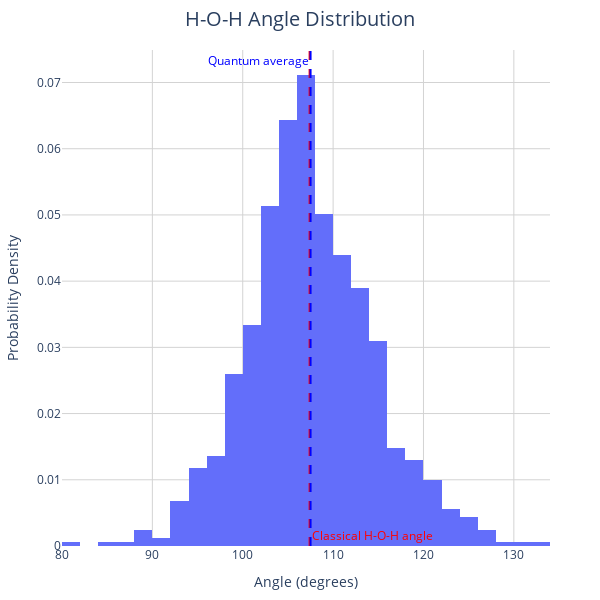

Notebook code cell kept with this figure:
### Markdown cell above
## 4. H-O-H Angle Analysis

The H-O-H angle in water molecules exhibits fluctuations due to both thermal and quantum effects. Understanding these fluctuations is crucial as they influence water's properties, particularly hydrogen bonding.

### Classical vs Quantum Angle Distribution:

1. **Classical Fluctuations**:
   - Thermal vibrations around equilibrium angle (107.4° for q-TIP4P/f)
   - Bending mode energy = $\frac{1}{2}k_θ(θ - θ_0)^2$
   - Symmetric distribution at thermal equilibrium

2. **Additional Quantum Effects**:
   - Zero-point angular motion
   - Coupling between bending and stretching modes
   - All P beads contribute to the distribution

### Angle Calculation Method:
For each frame ($t$) and bead ($i$), we calculate:

1. **O-H Vectors**:
   $\mathbf{v}_1^{(i,t)} = \mathbf{r}_{H1}^{(i,t)} - \mathbf{r}_O^{(i,t)}$
   $\mathbf{v}_2^{(i,t)} = \mathbf{r}_{H2}^{(i,t)} - \mathbf{r}_O^{(i,t)}$

2. **Angle via Dot Product**:
   $\theta^{(i,t)} = \arccos\left(\frac{\mathbf{v}_1^{(i,t)} \cdot \mathbf{v}_2^{(i,t)}}{|\mathbf{v}_1^{(i,t)}||\mathbf{v}_2^{(i,t)}|}\right)$

The distribution combines angles from:
- All frames in trajectory
- All beads in the ring polymer
- Total samples = (number of frames) × (number of beads)

The following cell analyzes the H-O-H angle distribution and compares it with the classical equilibrium value.

### Code cell
def calculate_angle(positions):
    """Calculate H-O-H angle using dot product method"""
    # Get O-H vectors
    v1 = positions[:, 1] - positions[:, 0]  # O to H1
    v2 = positions[:, 2] - positions[:, 0]  # O to H2
    
    # Normalize vectors
    v1_norm = v1 / np.linalg.norm(v1, axis=1)[:, np.newaxis]
    v2_norm = v2 / np.linalg.norm(v2, axis=1)[:, np.newaxis]
    
    # Calculate angle (degrees)
    cos_angle = np.sum(v1_norm * v2_norm, axis=1)
    angles = np.arccos(np.clip(cos_angle, -1.0, 1.0)) * 180/np.pi
    return angles

# Calculate angles for all beads and frames
all_angles = []
for traj in trajectories:
    angles = calculate_angle(traj)
    all_angles.extend(angles)

# Create angle distribution plot
fig = go.Figure()

# Add histogram
fig.add_trace(
    go.Histogram(
        x=all_angles,
        nbinsx=50,
        histnorm='probability density',
        hovertemplate='Angle: %{x:.2f}°<br>Density: %{y:.3f}<extra></extra>'
    )
)

# Add reference angles
classical_angle = 107.4
mean_angle = np.mean(all_angles)

# Classical reference
fig.add_vline(
    x=classical_angle,
    line_dash="dash",
    line_color="red",
    annotation_text="Classical H-O-H angle",
    annotation_position="bottom right",
    annotation=dict(font=dict(color="red"))
)

# Quantum average
fig.add_vline(
    x=mean_angle,
    line_dash="dash",
    line_color="blue",
    annotation_text="Quantum average",
    annotation_position="top left",
    annotation=dict(font=dict(color="blue"))
)

# Configure plot
fig.update_layout(
    plotly_layout,
    title={
        'text': 'H-O-H Angle Distribution',
        'font': {'size': 20},
        'y': 0.98,
        'x': 0.5,
        'xanchor': 'center',
        'yanchor': 'top'
    },
    xaxis_title='Angle (degrees)',
    yaxis_title='Probability Density'
)
fig.show()

# Analyze quantum effects
std_angle = np.std(all_angles)
angle_shift = mean_angle - classical_angle

print("H-O-H Angle Analysis:")
print("-" * 25)
print(f"Classical angle:  {classical_angle:.1f}°")
print(f"Quantum average:  {mean_angle:.1f}°")
print(f"Quantum shift:    {angle_shift:+.1f}°  ({angle_shift/classical_angle*100:+.1f}%)")
print(f"Fluctuations:     ±{2*std_angle:.1f}°  (95% interval)")

### Figure 1 — Plotly figure (JSON) as saved in the notebook; plotly's stock layout.template omitted (floating-point values rounded to 4 significant figures; data arrays with more than 128 entries replaced by an {"elided": "..."} marker saying what was removed)
{"data": [{"histnorm": "probability density", "hovertemplate": "Angle: %{x:.2f}°<br>Density: %{y:.3f}<extra></extra>", "nbinsx": 50, "type": "histogram", "x": {"elided": "808 float values"}}], "layout": {"annotations": [{"font": {"color": "red"}, "showarrow": false, "text": "Classical H-O-H angle", "x": 107.4, "xanchor": "left", "xref": "x", "y": 0, "yanchor": "bottom", "yref": "y domain"}, {"font": {"color": "blue"}, "showarrow": false, "text": "Quantum average", "x": 107.5, "xanchor": "right", "xref": "x", "y": 1, "yanchor": "top", "yref": "y domain"}], "font": {"size": 12}, "height": 600, "hovermode": "closest", "margin": {"b": 50, "l": 50, "r": 50, "t": 50}, "plot_bgcolor": "white", "shapes": [{"line": {"color": "red", "dash": "dash"}, "type": "line", "x0": 107.4, "x1": 107.4, "xref": "x", "y0": 0, "y1": 1, "yref": "y domain"}, {"line": {"color": "blue", "dash": "dash"}, "type": "line", "x0": 107.5, "x1": 107.5, "xref": "x", "y0": 0, "y1": 1, "yref": "y domain"}], "title": {"font": {"size": 20}, "text": "H-O-H Angle Distribution", "x": 0.5, "xanchor": "center", "y": 0.98, "yanchor": "top"}, "width": 600, "xaxis": {"gridcolor": "LightGray", "gridwidth": 1, "showgrid": true, "title": {"text": "Angle (degrees)"}}, "yaxis": {"gridcolor": "LightGray", "gridwidth": 1, "showgrid": true, "title": {"text": "Probability Density"}}}}
